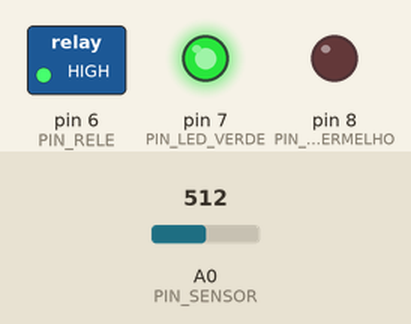
Bench run of a program on a simulated Arduino Uno, built with avr-gcc and run on an emulated ATmega328P. Parts: switched loads named in the program (green lamp = pin HIGH), output pins drawn as LEDs (lit = HIGH). Inputs (shaded band) come from the test bench; at power-on: A0 (PIN_SENSOR) = 512. WiFi joins after 1.5 s; servers stay silent unless stated; uploads are accepted with an empty reply; pins used as bus, display or sensor lines are not drawn; what the program prints to the serial monitor is not drawn.

Above: at 2.7 s.
2.8 s: A0 (PIN_SENSOR) set to 703
6.9 s: A0 (PIN_SENSOR) set to 732
At 11.6 s:
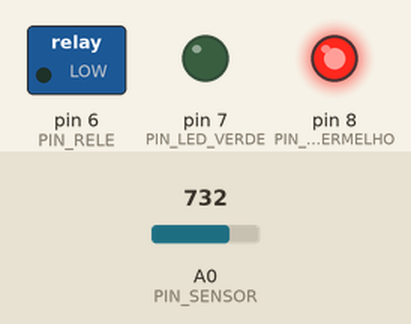
11.9 s: A0 (PIN_SENSOR) set to 632
16.0 s: A0 (PIN_SENSOR) set to 603
At 20.0 s:
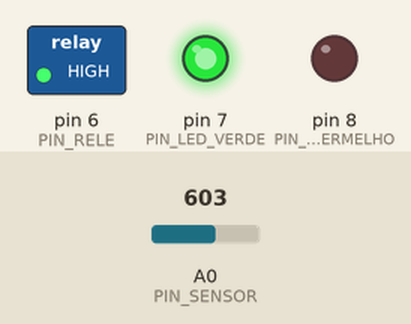
20.9 s: A0 (PIN_SENSOR) set to 900
At 23.5 s:
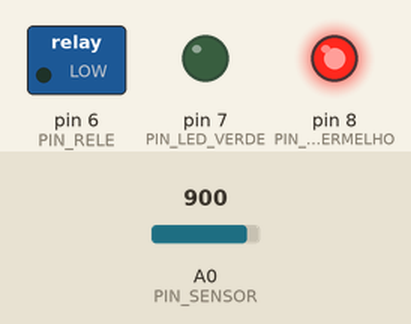
Timing chart, 0 to 25.0 s (numbered marks = the images above; inputs shaded):
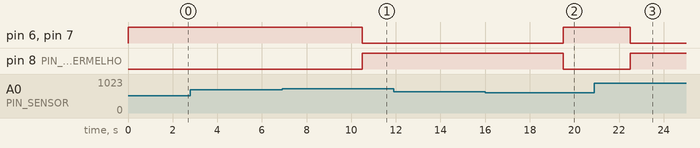

Measured:
- the behaviour switches between 716 and 717 on A0 (PIN_SENSOR) (found by bisection; images 0 and 1)
- the behaviour switches between 614 and 613 on A0 (PIN_SENSOR) (found by bisection; images 1 and 2)
- after the input at 6.9 s, pin 6 (PIN_RELE), pin 7 (PIN_LED_VERDE): HIGH → LOW after 3.6 s; pin 8 (PIN_LED_VERMELHO): LOW → HIGH after 3.6 s
- after the input at 11.9 s, every drawn part: stays the same
- after the input at 16.0 s, pin 6 (PIN_RELE), pin 7 (PIN_LED_VERDE): LOW → HIGH after 3.5 s; pin 8 (PIN_LED_VERMELHO): HIGH → LOW after 3.5 s
- after the input at 20.9 s, pin 6 (PIN_RELE), pin 7 (PIN_LED_VERDE): HIGH → LOW after 1.6 s; pin 8 (PIN_LED_VERMELHO): LOW → HIGH after 1.6 s

The program:

main.cpp
```cpp
#include <Arduino.h>
#include <SoftwareSerial.h>
#include "WiFiEsp.h"
#include <ArduinoJson.h>
#include "config.h"

SoftwareSerial SerialESP(2, 3);
WiFiEspClient client;

struct Estado {
  int umidade = 0;
  bool bombaLigada = false;
  bool modoAuto = true;
  int limiteSeco = 30;
  unsigned long ultimaLeitura = 0;
} estado;

bool ultimaBombaServidor = false;

void lerSensor();
void controlarBomba();
void comunicarComServidor();

void setup() {
  Serial.begin(9600);
  SerialESP.begin(9600);

  pinMode(PIN_VCC_SENSOR, OUTPUT);
  pinMode(PIN_RELE, OUTPUT);
  pinMode(PIN_LED_VERDE, OUTPUT);
  pinMode(PIN_LED_VERMELHO, OUTPUT);
  pinMode(PIN_BUZZER, OUTPUT);

  digitalWrite(PIN_VCC_SENSOR, LOW);
  digitalWrite(PIN_RELE, HIGH);
  digitalWrite(PIN_LED_VERDE, HIGH);
  digitalWrite(PIN_LED_VERMELHO, LOW);

  WiFi.init(&SerialESP);

  if (WiFi.status() == WL_NO_SHIELD) {
    Serial.println("ERRO: Módulo ESP-01 não encontrado!");
    while (true);
  }

  Serial.print("Conectando ao Wi-Fi...");
  WiFi.begin(WIFI_SSID, WIFI_PASS);

  while (WiFi.status() != WL_CONNECTED) {
    delay(500);
    Serial.print(".");
  }

  Serial.println("\nConectado ao Wi-Fi!");
}

void loop() {
  if (millis() - estado.ultimaLeitura > 3000) {
    estado.ultimaLeitura = millis();

    lerSensor();
    comunicarComServidor();
    controlarBomba();
  }
}

void lerSensor() {
  digitalWrite(PIN_VCC_SENSOR, HIGH);
  delay(10);

  int valorBruto = analogRead(PIN_SENSOR);
  digitalWrite(PIN_VCC_SENSOR, LOW);

  estado.umidade = map(valorBruto, 1023, 0, 0, 100);

  if (estado.umidade < 0) estado.umidade = 0;
  if (estado.umidade > 100) estado.umidade = 100;
}

void comunicarComServidor() {
  if (client.connect(SERVER_IP, SERVER_PORT)) {
    client.println("GET /api/status HTTP/1.1");
    client.print("Host: "); client.println(SERVER_IP);
    client.println("Connection: close");
    client.println();

    while (client.connected()) {
      String line = client.readStringUntil('\n');
      if (line == "\r") break;
    }

    String response = client.readString();
    JsonDocument doc;
    DeserializationError error = deserializeJson(doc, response);

    if (!error) {
      bool bombaServidor = doc["bomba_ligada"];

      if (bombaServidor != ultimaBombaServidor) {
        estado.bombaLigada = bombaServidor;
        estado.modoAuto = false;
        ultimaBombaServidor = bombaServidor;
        Serial.println("Comando manual recebido do servidor!");
      }
    }
    client.stop();
  }

  if (estado.modoAuto) {
    if (estado.umidade < estado.limiteSeco) {
      estado.bombaLigada = true;
    } else if (estado.umidade >= estado.limiteSeco + 10) {
      estado.bombaLigada = false;
    }
    ultimaBombaServidor = estado.bombaLigada;
  }

  if (client.connect(SERVER_IP, SERVER_PORT)) {
    JsonDocument docOut;
    docOut["umidade"] = estado.umidade;
    docOut["bomba_ligada"] = estado.bombaLigada;

    String payload;
    serializeJson(docOut, payload);

    client.println("POST /api/update HTTP/1.1");
    client.print("Host: "); client.println(SERVER_IP);
    client.println("Content-Type: application/json");
    client.print("Content-Length: "); client.println(payload.length());
    client.println("Connection: close");
    client.println();
    client.println(payload);

    client.stop();
  }
}

void controlarBomba() {
  if (estado.bombaLigada) {
    digitalWrite(PIN_RELE, LOW);
    digitalWrite(PIN_LED_VERMELHO, HIGH);
    digitalWrite(PIN_LED_VERDE, LOW);
  } else {
    digitalWrite(PIN_RELE, HIGH);
    digitalWrite(PIN_LED_VERMELHO, LOW);
    digitalWrite(PIN_LED_VERDE, HIGH);
    noTone(PIN_BUZZER);
  }
}
```

config.h
```cpp
#pragma once

#define PIN_SENSOR       A0
#define PIN_VCC_SENSOR   5
#define PIN_RELE         6
#define PIN_LED_VERDE    7
#define PIN_LED_VERMELHO 8
#define PIN_BUZZER       4

#define WIFI_SSID "Prata"
#define WIFI_PASS "prata78"

#define SERVER_IP "192.168.0.100"
#define SERVER_PORT 8000
```
